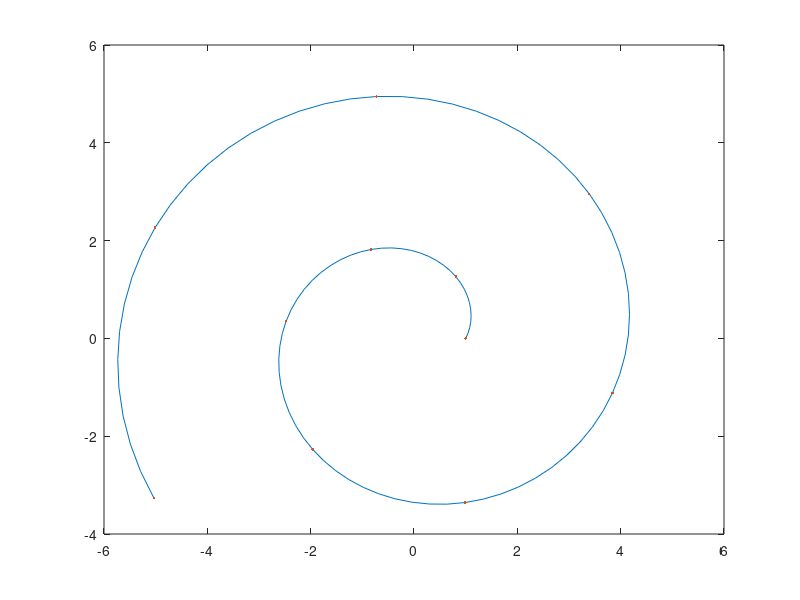

MATLAB code for this plot: (Note: this script raises an error after producing the figure.)
clear all, clc;
t=[0:0.1:10];
x=(t/2+1).*cos(t);
y=(t/2+1).*sin(t);
plot(x,y)
hold on
k=0:1:10; 
xk=(k/2+1).*cos(k); 
yk=(k/2+1).*sin(k); 
plot(xk,yk,'.');
cx = cspline1(k,xk);
cex = cspline_eval(k,xk,cx,t);
cy = cspline1(k,yk);
cey = cspline_eval(k,yk,cy,t);
plot(cex,cey) 
hold off


function z = cspline1(t,y)
% function z = cspline(t,y)
% compute z-coefficients for natural cubic spline
% where t is a vector with knots, and y is the interpolating values
% z is the output vector

n = length(t);
z = zeros(n,1);
h = zeros(n-1,1);
b = zeros(n-1,1);
u = zeros(n,1);
v = zeros(n,1);

h = t(2:n)-t(1:n-1);
b = (y(2:n)-y(1:n-1))./h;

u(2) = 2*(h(1)+h(2));
v(2) = 6*(b(2)-b(1));
for i=3:n-1  % solve the tri-diag system
  u(i) = 2*(h(i)+h(i-1))-h(i-1)^2/u(i-1);
  v(i) = 6*(b(i)-b(i-1))-h(i-1)*v(i-1)/u(i-1);
end

for i=n-1:-1:2
  z(i) = (v(i)-h(i)*z(i+1))/u(i);
end
end
function S = cspline_eval(t,y,z,x_vec)
% function S = cspline_eval(t,y,z,x_vec)
% compute the value of the natural cubic spline at the points x_vec when
% t,y,z are given
%
% Example:   t = [0.9,1.3,1.9,2.1];
%            y = [1.3,1.5,1.85,2.1]
%            z = cspline(t,y)
%            x = [0.9:0.1:2.1]
%            v = cspline_eval(t,y,z,x)

m = length(x_vec);
S = zeros(size(x_vec));  
n = length(t);
for j=1:m
  x = x_vec(j);
  for i=n-1:-1:1
    if (x-t(i)) >= 0
      break
    end
  end
  h = t(i+1)-t(i);
  S(j) = z(i+1)/(6*h)*(x-t(i))^3-z(i)/(6*h)*(x-t(i+1))^3 ...
       +(y(i+1)/h-z(i+1)*h/6)*(x-t(i)) - (y(i)/h-z(i)*h/6)*(x-t(i+1));
end
end